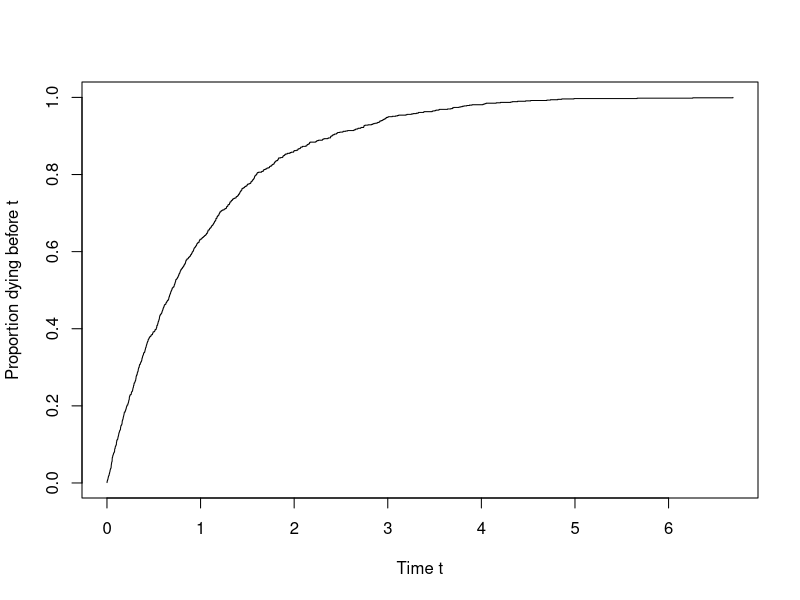
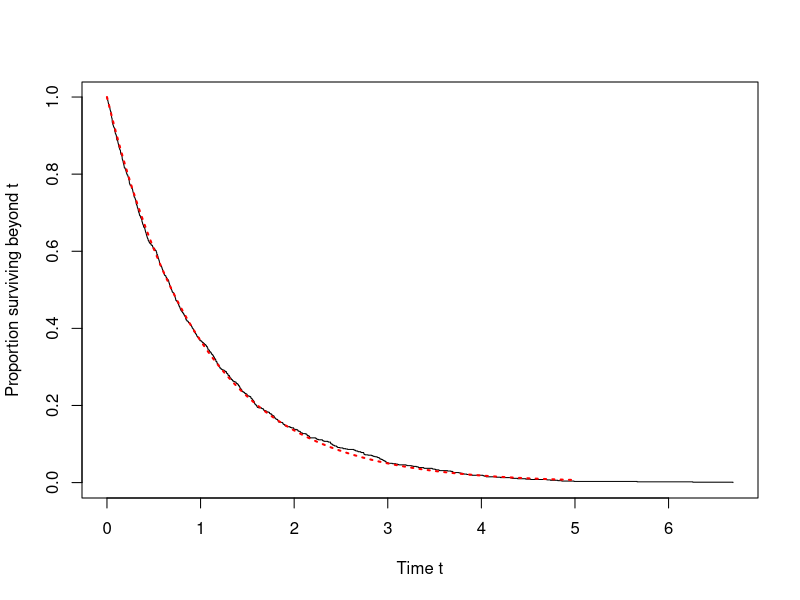
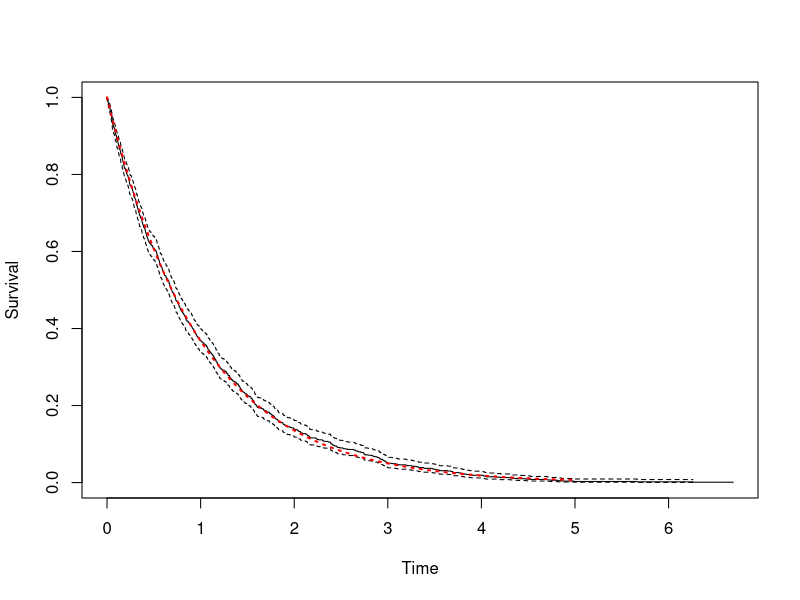
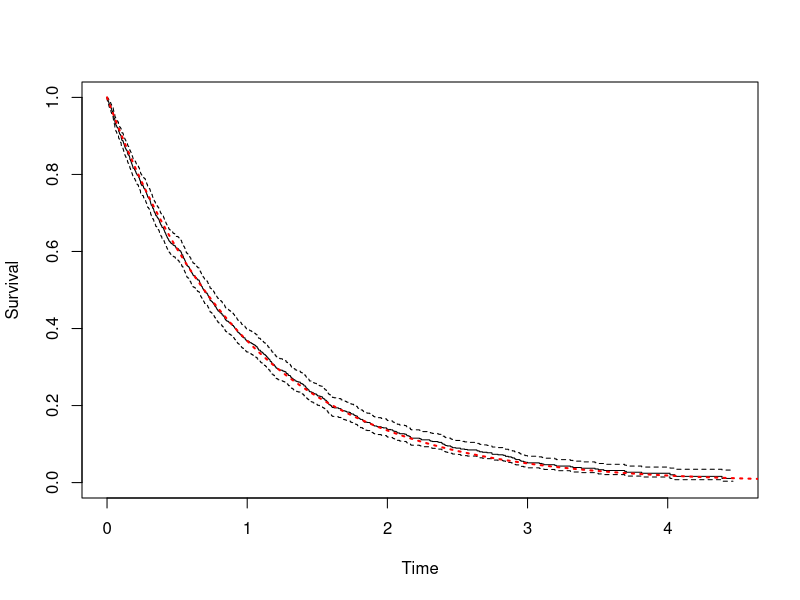
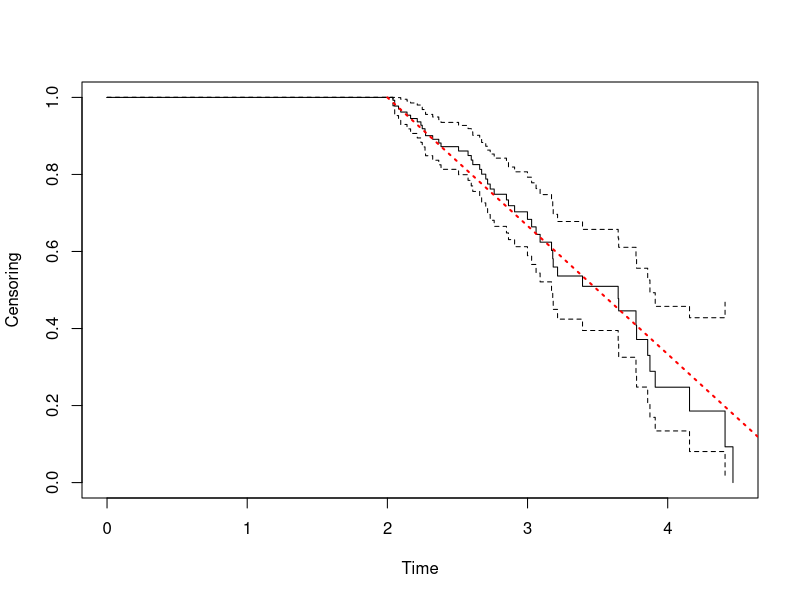
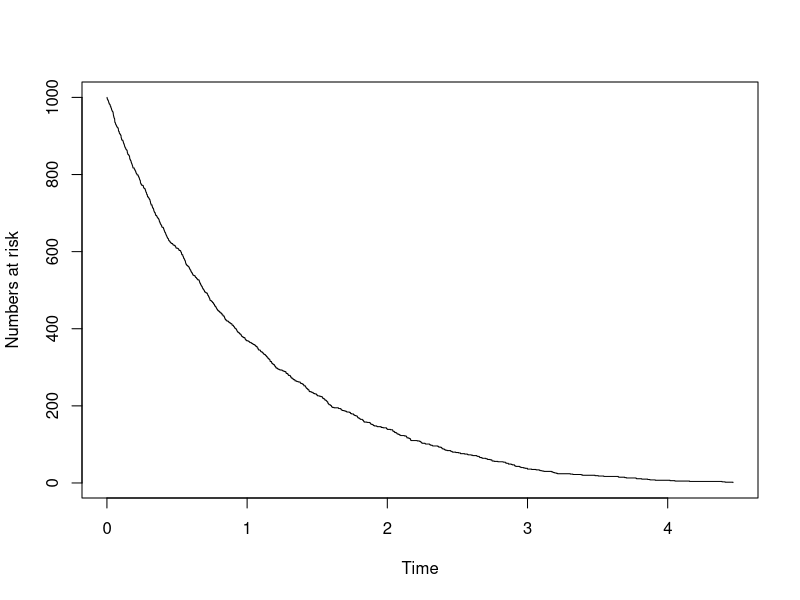
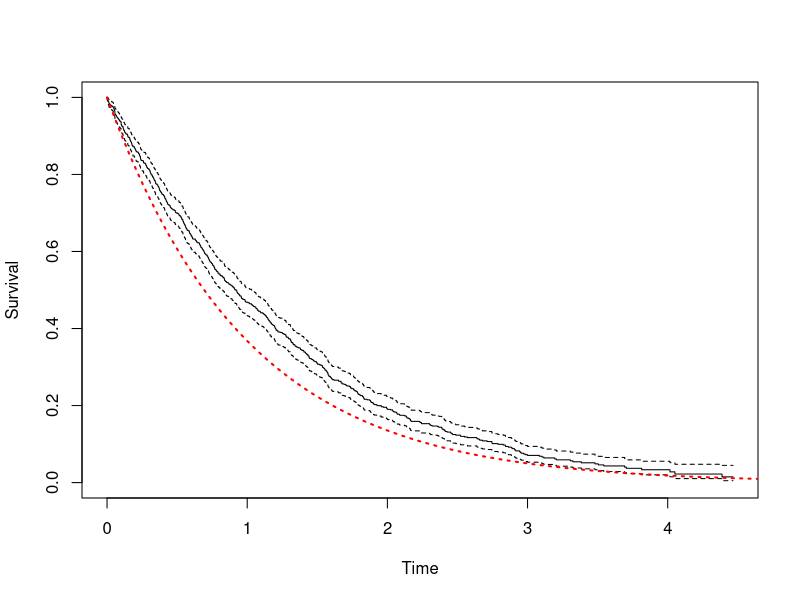
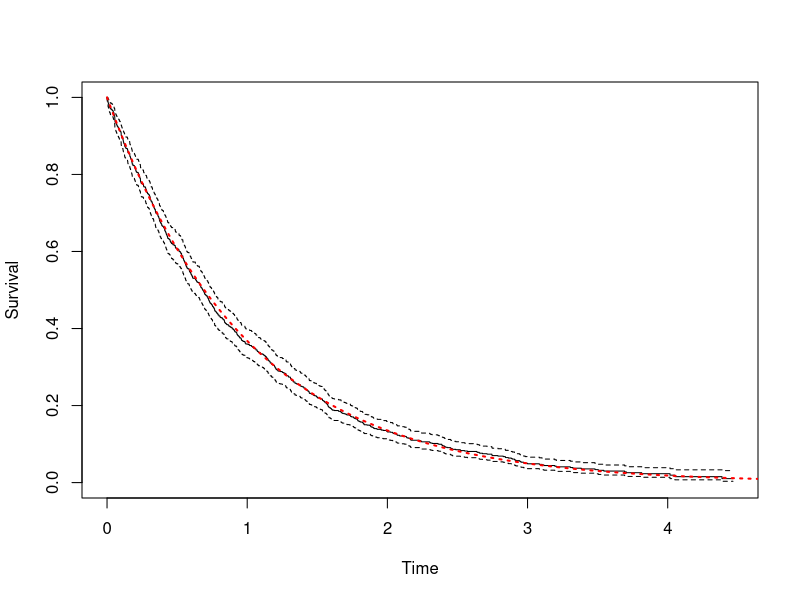

Reproduce these figures in R, in order.
# Generate some survival data, from an exponential distribution with rate 1
set.seed(2021)
n = 1000
tt = rexp(n, rate=1)
# Without censoring, we can estimate the empirical distribution function
# (the empirical proportion of time points below t)
plot(sort(tt), (1:n)/n, type="s", xlab="Time t", ylab="Proportion dying before t")
# Survival function
plot(sort(tt), 1 - (1:n)/n, type="s", xlab="Time t", ylab="Proportion surviving beyond t")
tseq = seq(0, 5, by=0.01)
lines(tseq, exp(-tseq), type="l", lwd=2, lty=3, col="red")
# Estimate this with survfit
library(survival)
status = rep(1, n) # artificial, everyone has an event
sf = survfit(Surv(tt, status) ~ 1)
plot(sf, xlab="Time", ylab="Survival")
tseq = seq(0, 5, by=0.01)
lines(tseq, exp(-tseq), type="l", lwd=2, lty=3, col="red")
#
# Censoring
#
# Now add censoring, let's take uniform between 2 and 5
cc = runif(n, min=2, max=5)
d = data.frame(time = pmin(tt, cc), status = as.numeric(tt <= cc))
# Estimate again with survfit
sf = survfit(Surv(time, status) ~ 1, data=d)
plot(sf, xlab="Time", ylab="Survival")
tseq = seq(0, 5, by=0.01)
lines(tseq, exp(-tseq), type="l", lwd=2, lty=3, col="red")
# Estimate the censoring distribution
sf0 = survfit(Surv(time, status==0) ~ 1, data=d)
plot(sf0, xlab="Time", ylab="Censoring")
tseq = seq(2, 5, by=0.01)
lines(tseq, 1 - (tseq-2)/(5-2), type="l", lwd=2, lty=3, col="red")
# Make a plot of the numbers at risk
names(sf)
plot(sf$time, sf$n.risk, type="s", xlab="Time", ylab="Numbers at risk")
dcomplete = d # save
#
# Delayed entry
#
# Let's say that half of the subjects enter uniformly between 0 and 2
d$entry = 0
idx = sample(1:n, size=n/2, replace=FALSE) # those are the ones that enter late
d$entry[idx] = runif(n/2, min=0, max=2)
# Those that would have an event before entry are not included
d = subset(d, entry < time)
nrow(d)
# Wrong to ignore the delayed entry
sfwrong = survfit(Surv(time, status) ~ 1, data=d)
plot(sfwrong, xlab="Time", ylab="Survival")
tseq = seq(0, 5, by=0.01)
lines(tseq, exp(-tseq), type="l", lwd=2, lty=3, col="red")
# But easy to incorporate the delayed entry
sfcorrect = survfit(Surv(entry, time, status) ~ 1, data=d)
plot(sfcorrect, xlab="Time", ylab="Survival")
lines(tseq, exp(-tseq), type="l", lwd=2, lty=3, col="red")
# Numbers at risk
plot(sfcorrect$time, sfcorrect$n.risk, type="s", xlab="Time", ylab="Numbers at risk")
# Now let's say that all of the subjects enter uniformly between 0 and 3
d = dcomplete
d$entry = runif(n, min=0, max=3)
# Those that would have an event before entry are not included
d = subset(d, entry < time)
nrow(d)
# Wrong to ignore the delayed entry
sfwrong = survfit(Surv(time, status) ~ 1, data=d)
plot(sfwrong, xlab="Time", ylab="Survival")
tseq = seq(0, 5, by=0.01)
lines(tseq, exp(-tseq), type="l", lwd=2, lty=3, col="red")
# But easy to incorporate the delayed entry
sfcorrect = survfit(Surv(entry, time, status) ~ 1, data=d)
plot(sfcorrect, xlab="Time", ylab="Survival")
lines(tseq, exp(-tseq), type="l", lwd=2, lty=3, col="red")
# Numbers at risk
plot(sfcorrect$time, sfcorrect$n.risk, type="s", xlab="Time", ylab="Numbers at risk")
